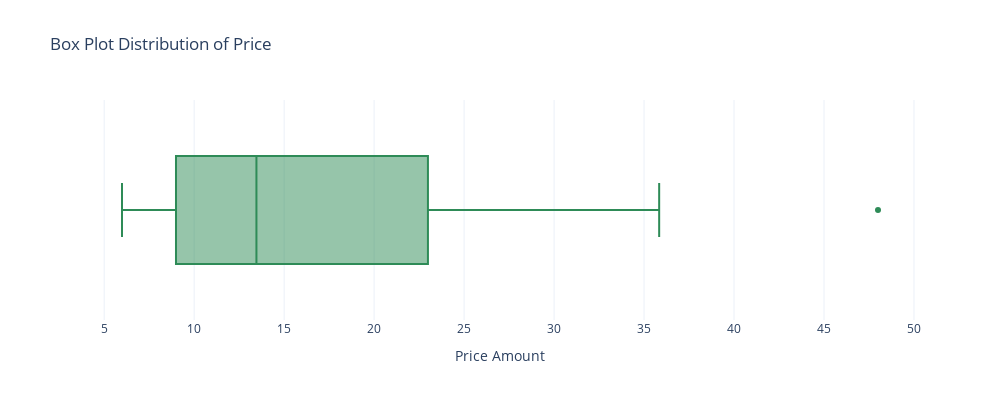

Notebook cell for this chart:
### Code cell
create_box_plot(sales_total, 'price')

### Figure 1 — Plotly figure (JSON) as saved in the notebook; plotly's stock layout.template omitted (floating-point values rounded to 4 significant figures)
{"data": [{"alignmentgroup": "True", "hovertemplate": "Price Amount=%{x}<extra></extra>", "legendgroup": "", "marker": {"color": "seagreen"}, "name": "", "notched": false, "offsetgroup": "", "orientation": "h", "showlegend": false, "type": "box", "x": [9.5, 9.5, 9.5, 9.5, 9.5, 9.5, 9.5, 5.99, 7.99, 7.99, 6.99, 7.99, 11.99, 11.99, 7.99, 11.99, 6.99, 6.99, 11.99, 19.99, 6.99, 22.99, 7.99, 10.99, 8.99, 15.99, 16.99, 29.99, 32.99, 29.99, 48, 15.99, 16.99, 15.99, 26.99, 15.99, 15.99, 30.99, 29.99, 23.99, 23.99, 28.99, 12.5, 18.5, 8.99, 27.99, 8.99, 27.99, 13.46, 8.99, 8.99, 11.99, 21.5, 12.5, 23.99, 27.99, 8.99, 20.99, 8.99, 18.5, 8.99, 8.99, 23.99, 8.99, 8.99, 12.5, 21.5, 27.99, 23.99, 18.5, 8.99, 12.5, 21.5, 27.99, 8.99, 8.99, 12.5, 12.5, 27.99, 21.5, 21.5, 21.5, 8.99, 27.99, 21.5, 21.5, 22.99, 12.5, 21.5, 22.99, 35.84, 23.99, 12.5], "x0": " ", "xaxis": "x", "y0": " ", "yaxis": "y"}], "layout": {"boxmode": "group", "height": 400, "legend": {"tracegroupgap": 0}, "title": {"text": "Box Plot Distribution of Price"}, "width": 1000, "xaxis": {"anchor": "y", "domain": [0, 1], "title": {"text": "Price Amount"}}, "yaxis": {"anchor": "x", "domain": [0, 1]}}}
